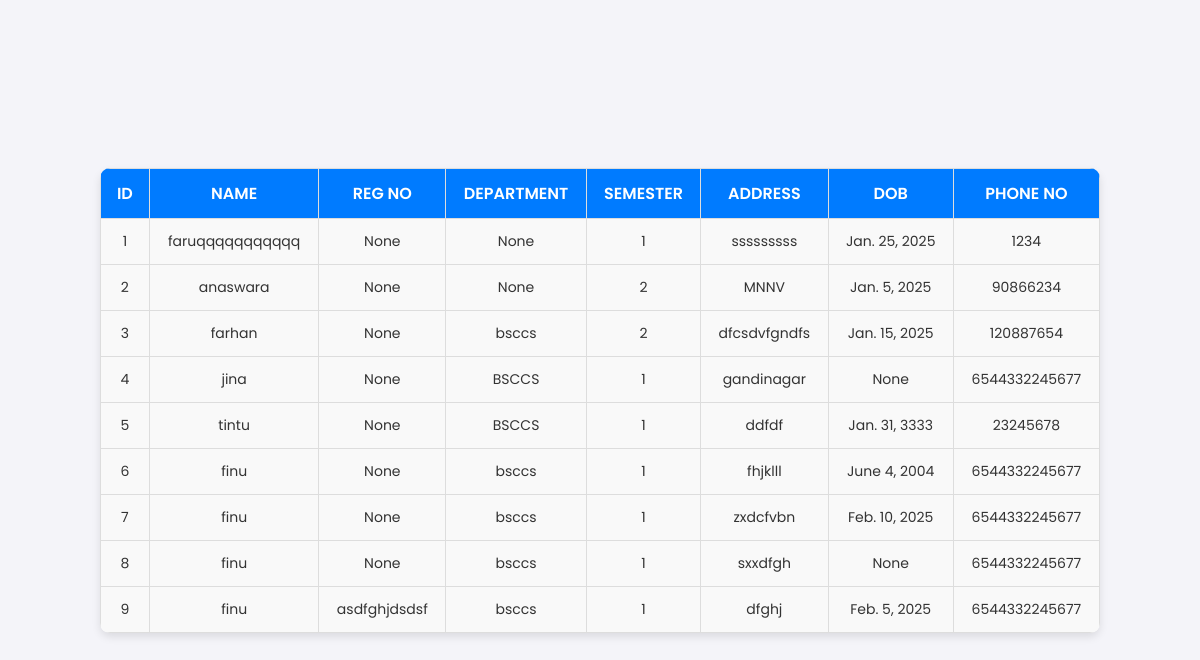
The app's page /studentList, older data.
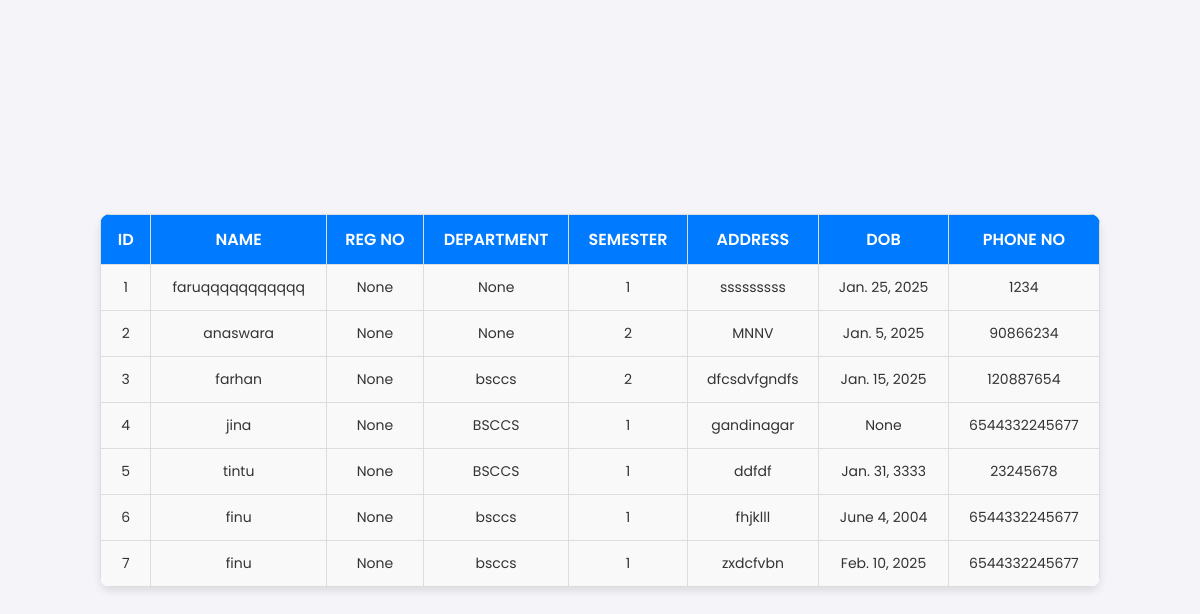
The same page, newer data.
### administrator/models.py (models this page shows)
class StudentTable(models.Model):
    LOGINID = models.ForeignKey(logintable, on_delete=models.CASCADE, blank=True, null=True)
    studentname = models.CharField(max_length=30, null=True,blank=True)
    department=models.CharField(max_length=30,null=True,blank=True)
    email=models.CharField(max_length=30,null=True,blank=True)
    regno=models.CharField(max_length=100,null=True,blank=True)
    phoneno=models.BigIntegerField(null=True,blank=True)
    dob=models.DateField(null=True,blank=True)
    address=models.CharField(max_length=30,null=True,blank=True)
    semester=models.IntegerField(null=True,blank=True)

### administrator/views.py (the view)
# urls.py: path("studentList", studentListp.as_view(), name="studentList"),
class studentListp(View):
    def get(self,request):
        c= StudentTable.objects.all()
        return render(request,"faculty/student_ list.html",{'farhana':c})

### templates/faculty/student_ list.html (shortened to what this page needs)
{% load static %}
<!DOCTYPE html>
<html lang="en">
<head>
    <link rel="stylesheet" href="{% static 'css/style.css' %}">
</head>
<body>
<div class="container">
    <table border="0">
        <tr>
            <th>ID</th>
            <th>Name</th>
            <th>Reg No</th>
            <th>Department</th>
            <th>Semester</th>
            <th>Address</th>
            <th>DOB</th>
            <th>Phone No</th>
        </tr>
        {% for i in farhana %}
        <tr>
            <td>{{ forloop.counter }}</td>
            <td>{{ i.studentname }}</td>
            <td>{{ i.regno }}</td>
            <td>{{ i.department }}</td>
            <td>{{ i.semester }}</td>
            <td>{{ i.address }}</td>
            <td>{{ i.dob }}</td>
            <td>{{ i.phoneno }}</td>
        </tr>
        {% endfor %}
    </table>
</div>
</body>
</html>

Row changes from the older to the newer data that the page shows:
removed StudentTable: studentname "finu", regno "None", department "bsccs", semester "1", address "sxxdfgh", dob "None", phoneno "6544332245677"
removed StudentTable: studentname "finu", regno "asdfghjdsdsf", department "bsccs", semester "1", address "dfghj", dob "Feb. 5, 2025", phoneno "6544332245677"
